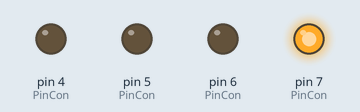
The sketch below on a simulated Arduino Uno, built with avr-gcc and run on an emulated ATmega328P. Parts: output pins drawn as LEDs (lit = HIGH). At 3.4 s the program stops and its outputs stay as they are.

Above: at 0.14 s.
At 0.98 s:
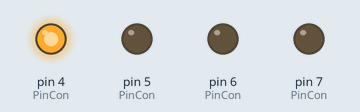
At 1.82 s:
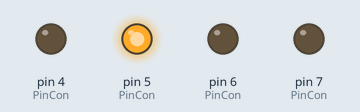
At 2.66 s:
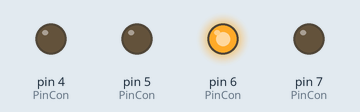
Timing chart, 0 to 3.0 s (numbered marks = the images above):
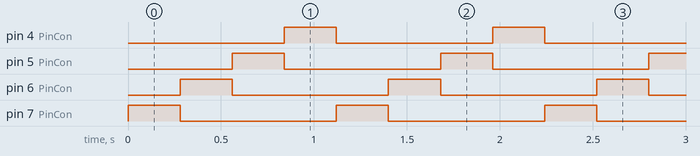

The sketch:

Lecture_7_2.ino
```cpp
#define phaseA 4
#define phaseB 5
#define phaseC 6
#define phaseD 7
char PinCon[] = { phaseA, phaseB, phaseC, phaseD };
byte pattern_ccw[] = { 0B1000, 0B0100, 0B0010, 0B0001 };
byte pattern_cw[] = { 0B0001, 0B0010, 0B0100, 0B1000 };
void setup() {
  for (char i = 0; i < 4; i++) {
    pinMode(PinCon[i], OUTPUT);
  }
}
void loop() {
  for (int j = 0; j < 3; j++) {
    for (int i = 0; i < 4; i++) {
      send2port(pattern_ccw[i]);
      delay(280);
    }
  }
  send2port(0B0000);
  while (1)
    ;
}
void send2port(byte data) {
  if (data & 1) {
    digitalWrite(PinCon[0], HIGH);
  } else {
    digitalWrite(PinCon[0], LOW);
  }
  if (data & 2) {
    digitalWrite(PinCon[1], HIGH);
  } else {
    digitalWrite(PinCon[1], LOW);
  }
  if (data & 4) {
    digitalWrite(PinCon[2], HIGH);
  } else {
    digitalWrite(PinCon[2], LOW);
  }
  if (data & 8) {
    digitalWrite(PinCon[3], HIGH);
  } else {
    digitalWrite(PinCon[3], LOW);
  }
}
```

Measured:
- by itself, pin 4 (PinCon): alternates HIGH for 0.28 s and LOW for 0.84 s
- by itself, pin 5 (PinCon), pin 6 (PinCon), pin 7 (PinCon): alternates HIGH for 0.28 s and LOW for 0.84 s, 6 changes in all, then stays LOW
